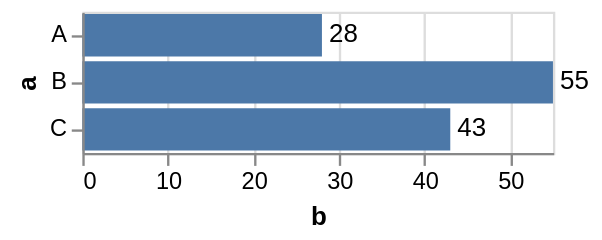

The Vega-Lite source for this figure:
### Vega specification from a JSON file in a GitHub repository (floating-point values rounded to 4 significant figures)
{"$schema": "https://vega.github.io/schema/vega/v5.json", "autosize": "pad", "padding": 5, "width": 200, "style": "cell", "data": [{"name": "source_0", "values": [{"a": "A", "b": 28}, {"a": "B", "b": 55}, {"a": "C", "b": 43}]}, {"name": "data_0", "source": "source_0", "transform": [{"type": "formula", "expr": "toNumber(datum[\"b\"])", "as": "b"}]}, {"name": "data_1", "source": "data_0", "transform": [{"type": "filter", "expr": "datum[\"b\"] !== null && !isNaN(datum[\"b\"])"}]}, {"name": "data_2", "source": "data_0", "transform": [{"type": "filter", "expr": "datum[\"b\"] !== null && !isNaN(datum[\"b\"])"}]}], "signals": [{"name": "y_step", "value": 20}, {"name": "height", "update": "bandspace(domain('y').length, 0.1, 0.05) * y_step"}], "marks": [{"name": "layer_0_marks", "type": "rect", "style": ["bar"], "from": {"data": "data_1"}, "encode": {"update": {"fill": {"value": "#4c78a8"}, "tooltip": {"signal": "{\"a\": ''+datum[\"a\"], \"b\": format(datum[\"b\"], \"\")}"}, "x": {"scale": "x", "field": "b"}, "x2": {"scale": "x", "value": 0}, "y": {"scale": "y", "field": "a"}, "height": {"scale": "y", "band": true}}}}, {"name": "layer_1_marks", "type": "text", "style": ["text"], "from": {"data": "data_2"}, "encode": {"update": {"align": {"value": "left"}, "baseline": {"value": "middle"}, "dx": {"value": 3}, "fill": {"value": "black"}, "tooltip": {"signal": "{\"a\": ''+datum[\"a\"], \"b\": format(datum[\"b\"], \"\")}"}, "x": {"scale": "x", "field": "b"}, "y": {"scale": "y", "field": "a", "band": 0.5}, "text": {"signal": "format(datum[\"b\"], \"\")"}}}}], "scales": [{"name": "x", "type": "linear", "domain": {"fields": [{"data": "data_1", "field": "b"}, {"data": "data_2", "field": "b"}]}, "range": [0, {"signal": "width"}], "nice": true, "zero": true}, {"name": "y", "type": "band", "domain": {"fields": [{"data": "data_1", "field": "a"}, {"data": "data_2", "field": "a"}], "sort": true}, "range": {"step": {"signal": "y_step"}}, "paddingInner": 0.1, "paddingOuter": 0.05}], "axes": [{"scale": "x", "orient": "bottom", "grid": false, "title": "b", "labelFlush": true, "labelOverlap": true, "tickCount": {"signal": "ceil(width/40)"}, "zindex": 1}, {"scale": "x", "orient": "bottom", "gridScale": "y", "grid": true, "tickCount": {"signal": "ceil(width/40)"}, "domain": false, "labels": false, "maxExtent": 0, "minExtent": 0, "ticks": false, "zindex": 0}, {"scale": "y", "orient": "left", "grid": false, "title": "a", "labelOverlap": true, "zindex": 1}]}
